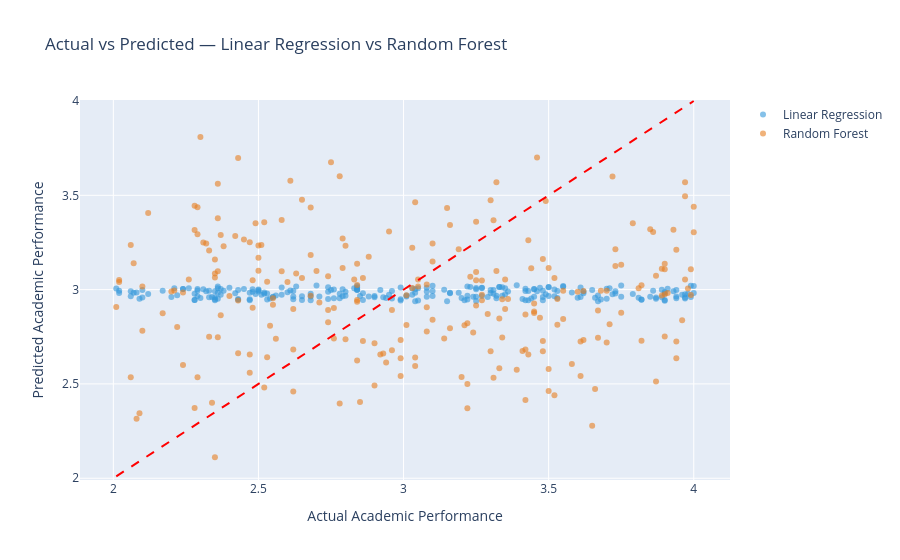

The code cell stored with this chart in its notebook:
### Code cell
# Actual vs Predicted - For  both Models
fig = go.Figure()

fig.add_trace(go.Scatter(
    x=y_test, y=y_pred,
    mode='markers',
    name='Linear Regression',
    marker=dict(color='#3498db', opacity=0.6)
))

fig.add_trace(go.Scatter(
    x=y_test, y=rf_pred,
    mode='markers',
    name='Random Forest',
    marker=dict(color='#e67e22', opacity=0.6)
))

# Perfect prediction line
fig.add_shape(
    type='line',
    x0=y_test.min(), y0=y_test.min(),
    x1=y_test.max(), y1=y_test.max(),
    line=dict(color='red', dash='dash')
)

fig.update_layout(
    title='Actual vs Predicted — Linear Regression vs Random Forest',
    xaxis_title='Actual Academic Performance',
    yaxis_title='Predicted Academic Performance'
)
fig.show()

### Figure 1 — Plotly figure (JSON) as saved in the notebook; plotly's stock layout.template omitted (floating-point values rounded to 4 significant figures; data arrays with more than 128 entries replaced by an {"elided": "..."} marker saying what was removed)
{"data": [{"marker": {"color": "#3498db", "opacity": 0.6}, "mode": "markers", "name": "Linear Regression", "type": "scatter", "x": {"elided": "234 float values"}, "y": {"elided": "234 float values"}}, {"marker": {"color": "#e67e22", "opacity": 0.6}, "mode": "markers", "name": "Random Forest", "type": "scatter", "x": {"elided": "234 float values"}, "y": {"elided": "234 float values"}}], "layout": {"shapes": [{"line": {"color": "red", "dash": "dash"}, "type": "line", "x0": 2.01, "x1": 4, "y0": 2.01, "y1": 4}], "title": {"text": "Actual vs Predicted — Linear Regression vs Random Forest"}, "xaxis": {"title": {"text": "Actual Academic Performance"}}, "yaxis": {"title": {"text": "Predicted Academic Performance"}}}}
